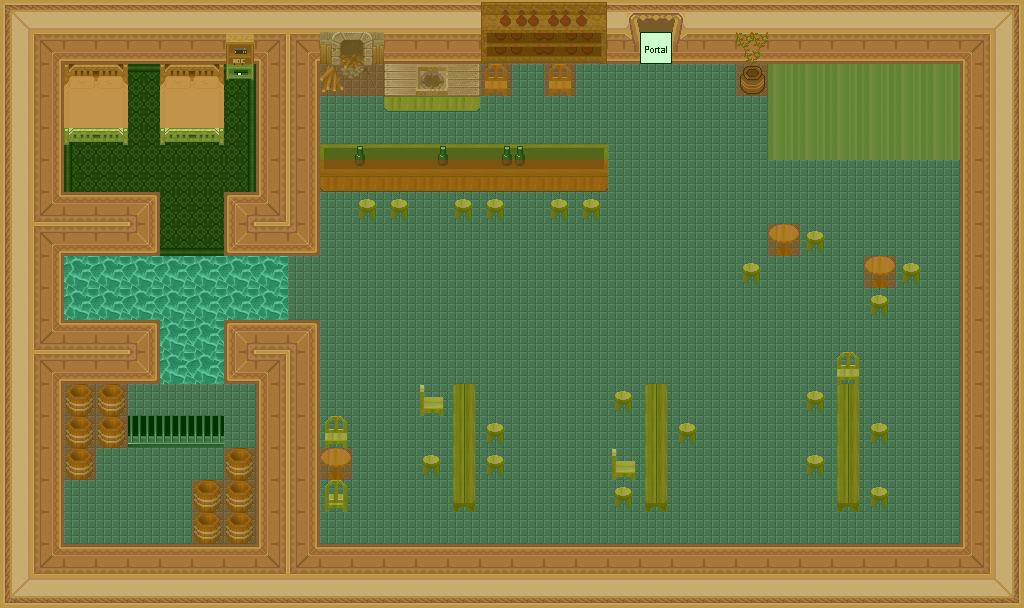

Below is a game level as drawn by its tile map, then a one-line description and the .tmx that defines it (tile-layer data replaced by summaries):
An orthogonal 32x19 tile map with 32x32 px tiles, 7 tile layers (0_floor, 1_terrain, 2_object, 3_roof, ...), 25 tilesets.

<map version="1.0" orientation="orthogonal" width="32" height="19" tilewidth="32" tileheight="32">
 <tileset name="../../tileset/ground/indoor/grey_skull.png" firstgid="1" tilewidth="32" tileheight="32">
  <image source="../../tileset/ground/indoor/grey_skull.png" trans="ff00ff" />
 </tileset>
 <tileset name="../../tileset/item/furniture/carpet/brown_rug.png" firstgid="9" tilewidth="32" tileheight="32">
  <image source="../../tileset/item/furniture/carpet/brown_rug.png" trans="ff00ff" />
 </tileset>
 <tileset name="../../tileset/item/furniture/carpet/carpets_2.png" firstgid="21" tilewidth="32" tileheight="32">
  <image source="../../tileset/item/furniture/carpet/carpets_2.png" trans="ff00ff" />
 </tileset>
 <tileset name="../../tileset/building/wall/int_wall_purple.png" firstgid="33" tilewidth="32" tileheight="32">
  <image source="../../tileset/building/wall/int_wall_purple.png" trans="ff00ff" />
 </tileset>
 <tileset name="../../tileset/item/furniture/carpet/black_grey.png" firstgid="53" tilewidth="32" tileheight="32">
  <image source="../../tileset/item/furniture/carpet/black_grey.png" trans="ff00ff" />
 </tileset>
 <tileset name="../../tileset/building/entrance/pale_red_ns.png" firstgid="55" tilewidth="32" tileheight="32">
  <image source="../../tileset/building/entrance/pale_red_ns.png" trans="ff00ff" />
 </tileset>
 <tileset name="../../tileset/item/furniture/table/rectangular_with_meals.png" firstgid="91" tilewidth="32" tileheight="32">
  <image source="../../tileset/item/furniture/table/rectangular_with_meals.png" trans="ff00ff" />
 </tileset>
 <tileset name="../../tileset/building/wall/int_wall_pale.png" firstgid="100" tilewidth="32" tileheight="32">
  <image source="../../tileset/building/wall/int_wall_pale.png" trans="ff00ff" />
 </tileset>
 <tileset name="../../tileset/item/furniture/bed/large_front_on.png" firstgid="116" tilewidth="32" tileheight="32">
  <image source="../../tileset/item/furniture/bed/large_front_on.png" trans="ff00ff" />
 </tileset>
 <tileset name="../../tileset/building/entrance/int_iron_bars.png" firstgid="122" tilewidth="32" tileheight="32">
  <image source="../../tileset/building/entrance/int_iron_bars.png" trans="ff00ff" />
 </tileset>
 <tileset name="../../tileset/item/pot/barrel.png" firstgid="134" tilewidth="32" tileheight="32">
  <image source="../../tileset/item/pot/barrel.png" trans="ff00ff" />
 </tileset>
 <tileset name="../../tileset/item/furniture/shelve/narrow_bookshelf.png" firstgid="136" tilewidth="32" tileheight="32">
  <image source="../../tileset/item/furniture/shelve/narrow_bookshelf.png" trans="ff00ff" />
 </tileset>
 <tileset name="../../tileset/building/decoration/wood_fire.png" firstgid="138" tilewidth="32" tileheight="32">
  <image source="../../tileset/building/decoration/wood_fire.png" trans="ff00ff" />
 </tileset>
 <tileset name="../../tileset/item/furniture/table/table_with_beer_dark.png" firstgid="142" tilewidth="32" tileheight="32">
  <image source="../../tileset/item/furniture/table/table_with_beer_dark.png" trans="ff00ff" />
 </tileset>
 <tileset name="../../tileset/item/furniture/chair/wooden.png" firstgid="152" tilewidth="32" tileheight="32">
  <image source="../../tileset/item/furniture/chair/wooden.png" trans="ff00ff" />
 </tileset>
 <tileset name="../../tileset/item/furniture/table/wooden.png" firstgid="157" tilewidth="32" tileheight="32">
  <image source="../../tileset/item/furniture/table/wooden.png" trans="ff00ff" />
 </tileset>
 <tileset name="../../tileset/item/furniture/table/table_with_hob_pale.png" firstgid="158" tilewidth="32" tileheight="32">
  <image source="../../tileset/item/furniture/table/table_with_hob_pale.png" trans="ff00ff" />
 </tileset>
 <tileset name="../../tileset/item/furniture/table/table_with_beer.png" firstgid="161" tilewidth="32" tileheight="32">
  <image source="../../tileset/item/furniture/table/table_with_beer.png" trans="ff00ff" />
 </tileset>
 <tileset name="../../tileset/item/furniture/table/long_front_on.png" firstgid="169" tilewidth="32" tileheight="32">
  <image source="../../tileset/item/furniture/table/long_front_on.png" trans="ff00ff" />
 </tileset>
 <tileset name="../../tileset/item/furniture/shelve/pale_book_bottle_shelf.png" firstgid="172" tilewidth="32" tileheight="32">
  <image source="../../tileset/item/furniture/shelve/pale_book_bottle_shelf.png" trans="ff00ff" />
 </tileset>
 <tileset name="../../tileset/plant/vine.png" firstgid="184" tilewidth="32" tileheight="32">
  <image source="../../tileset/plant/vine.png" trans="ff00ff" />
 </tileset>
 <tileset name="../../tileset/item/pot/pot_purple.png" firstgid="185" tilewidth="32" tileheight="32">
  <image source="../../tileset/item/pot/pot_purple.png" trans="ff00ff" />
 </tileset>
 <tileset name="../../tileset/logic/portal.png" firstgid="186" tilewidth="32" tileheight="32">
  <image source="../../tileset/logic/portal.png" />
 </tileset>
 <tileset name="../../tileset/logic/collision.png" firstgid="193" tilewidth="32" tileheight="32">
  <image source="../../tileset/logic/collision.png" />
 </tileset>
 <tileset name="../../tileset/logic/protection.png" firstgid="194" tilewidth="32" tileheight="32">
  <image source="../../tileset/logic/protection.png" />
 </tileset>
 <layer name="0_floor" width="32" height="19">
  <data>[608 cells, 608 non-empty, 16 distinct tile ids]</data>
 </layer>
 <layer name="1_terrain" width="32" height="19">
  <data>[608 cells, 236 non-empty, 33 distinct tile ids]</data>
 </layer>
 <layer name="2_object" width="32" height="19">
  <data>[608 cells, 83 non-empty, 34 distinct tile ids]</data>
 </layer>
 <layer name="3_roof" width="32" height="19">
  <data>[608 cells, 9 non-empty, 5 distinct tile ids]</data>
 </layer>
 <layer name="objects" width="32" height="19">
  <data>[608 cells, 1 non-empty, 1 distinct tile ids]</data>
 </layer>
 <layer name="collision" width="32" height="19" opacity="0.36">
  <data>[608 cells, 267 non-empty, 1 distinct tile ids]</data>
 </layer>
 <layer name="protection" width="32" height="19" opacity="0.2">
  <data>[608 cells, 608 non-empty, 1 distinct tile ids]</data>
 </layer>
</map>
